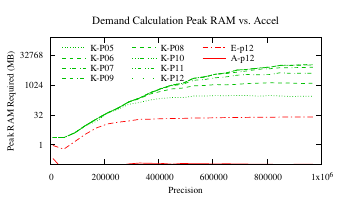

Recreate this plot in gnuplot.
#Set Title
set title "Demand Calculation Peak RAM vs. Accel" font "Times, 12"

#Set Axis Markings
set xtics font "Times, 10"
set ytics font "Times, 10"
# set grid ytics lt 0 lw 1 lc rgb "#bbbbbb"
# set grid xtics lt 0 lw 1 lc rgb "#bbbbbb"
set ylabel 'Peak RAM Required (MB)' font "Times, 10" offset 3,0
set xlabel 'Precision' font "Times, 10" offset 0,0.5
# set format y "%2.0t{/Symbol \264}10^{%L}"
# set format y '2^{%L}'

# set xrange [4.5:12.5]
set yrange [-1:262144]
set logscale y 2

#Prepare to handle CSVs
set datafile separator ','

#Configure Global PDF Outputs
set terminal pdf enhanced size 3.44in,2in
set key font "Times, 10"

set key autotitle columnhead

#Set key
set key top left
set key spacing 1.1
set key width 3
set key reverse
set key Left
set key vertical
set key maxrows 4

set xtics 200000
set lmargin 7

#Name PDF
set output "exp3-accel-p5-12-mem.pdf"

plot \
    '../../src/exp_data/var_accel-kavr24-p5-can-1s-memo-1-slnSeq-0-trace-1-AG.csv' every 4 using 8:($11/1048576) with lines dt "." lc rgb "web-green" title "K-P05",\
    '../../src/exp_data/var_accel-kavr24-p6-can-1s-memo-1-slnSeq-0-trace-1-AG.csv' every 4 using 8:($11/1048576) with lines dt "-" lc rgb "web-green" title "K-P06",\
    '../../src/exp_data/var_accel-kavr24-p7-can-1s-memo-1-slnSeq-0-trace-1-AG.csv' every 4 using 8:($11/1048576) with lines dt "-." lc rgb "web-green" title "K-P07",\
    '../../src/exp_data/var_accel-kavr24-p9-can-1s-memo-1-slnSeq-0-trace-1-AG.csv' every 4 using 8:($11/1048576) with lines dt "--." lc rgb "web-green" title "K-P09",\
    '../../src/exp_data/var_accel-kavr24-p8-can-1s-memo-1-slnSeq-0-trace-1-AG.csv' every 4 using 8:($11/1048576) with lines dt "---." lc rgb "web-green" title "K-P08",\
    '../../src/exp_data/var_accel-kavr24-p10-can-1s-memo-1-slnSeq-0-trace-1-AG.csv' every 4 using 8:($11/1048576) with lines dt "...-" lc rgb "web-green" title "K-P10",\
    '../../src/exp_data/var_accel-kavr24-p11-can-1s-memo-1-slnSeq-0-trace-1-AG.csv' every 4 using 8:($11/1048576) with lines dt "..-" lc rgb "web-green" title "K-P11",\
    '../../src/exp_data/var_accel-kavr24-p12-can-1s-memo-1-slnSeq-0-trace-1-AG.csv' every 4 using 8:($11/1048576) with lines dt "  ." lc rgb "web-green" title "K-P12",\
    '../../src/exp_data/var_accel-exact-p12-can-1s-memo-1-slnSeq-0-trace-1-AG.csv' every 4 using 8:($11/1048576) with lines dt 4 lc rgb "red" title "E-p12",\
    '../../src/exp_data/var_accel-apx-p12-can-1s-memo-1-slnSeq-0-trace-1-AG.csv' every 4 using 8:($11/1048576) with lines dt 1 lc rgb "red" title "A-p12"